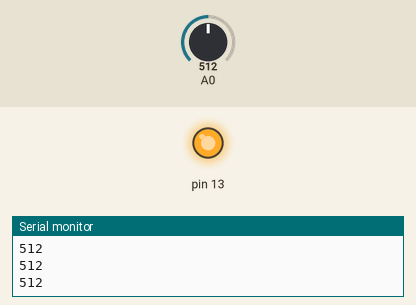
A sketch run on a simulated Arduino Uno, built with avr-gcc and run on an emulated ATmega328P. Shown: output pins drawn as LEDs (lit = HIGH), the last lines printed to the serial monitor. Inputs (shaded band) come from the test bench; at power-on: A0 = 512.

Above: at 1.2 s.
1.3 s: A0 set to 22
2.8 s: A0 set to 19
At 3.8 s:
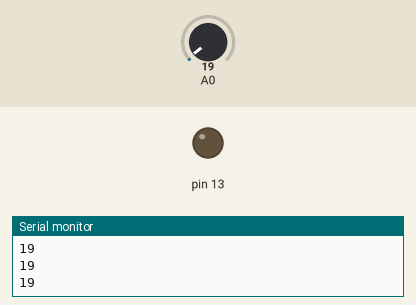
4.3 s: A0 set to 122
At 4.9 s:
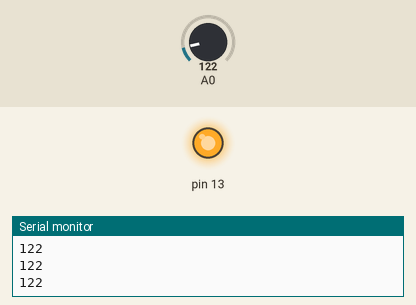
5.8 s: A0 set to 10
At 6.1 s:
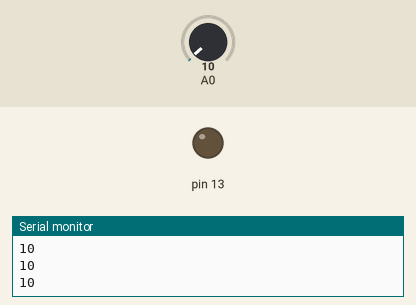
Timing chart, 0 to 8.3 s (numbered marks = the images above; inputs shaded):
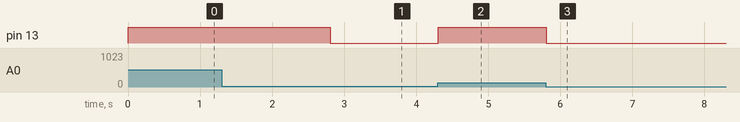

The sketch:

temperature.ino
```cpp
int run = 0;

int temperature = 0;

int input = 0;

void setup()
{
  pinMode(A0, INPUT);
  pinMode(13, OUTPUT);
  Serial.begin(9600);

}

void loop()
{
  analogRead(A0);

  digitalWrite(13, LOW);
  run = 1;
  temperature = 0;

  while (run == 1) {
    temperature = analogRead(A0);
    Serial.println(temperature);
    if (temperature > 20) {
      digitalWrite(13, HIGH);
    } else {
      digitalWrite(13, LOW);
    }
  }
  delay(10); // Delay a little bit to improve simulation performance
}
```

Measured:
- the behaviour switches between 21 and 20 on A0 (found by bisection; images 0 and 1)
- after the input at 2.8 s, pin 13: HIGH → LOW at once
- after the input at 4.3 s, pin 13: LOW → HIGH at once
- after the input at 5.8 s, pin 13: HIGH → LOW at once
